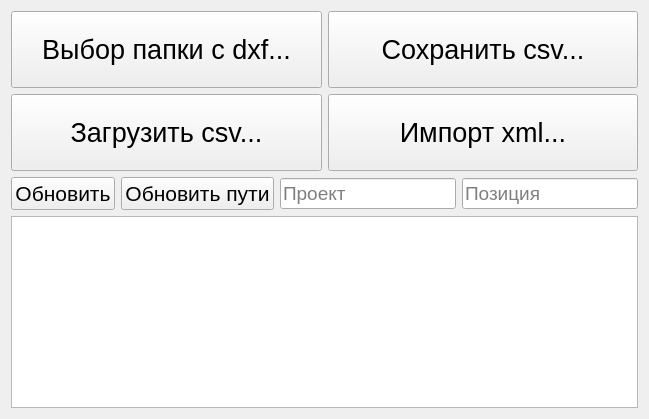
      <widget class="QWidget" name="tab">
       <attribute name="title">
        <string>CSV</string>
       </attribute>
       <layout class="QVBoxLayout" name="verticalLayout_2">
        <item>
         <layout class="QHBoxLayout" name="horizontalLayout">
          <item>
           <widget class="QPushButton" name="pushButton">
            <property name="minimumSize">
             <size>
              <width>222</width>
              <height>77</height>
             </size>
            </property>
            <property name="font">
             <font>
              <pointsize>20</pointsize>
             </font>
            </property>
            <property name="text">
             <string>Выбор папки с dxf...</string>
            </property>
           </widget>
          </item>
          <item>
           <widget class="QPushButton" name="pushButton_2">
            <property name="minimumSize">
             <size>
              <width>222</width>
              <height>77</height>
             </size>
            </property>
            <property name="font">
             <font>
              <pointsize>20</pointsize>
             </font>
            </property>
            <property name="text">
             <string>Сохранить csv...</string>
            </property>
           </widget>
          </item>
         </layout>
        </item>
        <item>
         <layout class="QHBoxLayout" name="horizontalLayout_2">
          <item>
           <widget class="QPushButton" name="pushButton_3">
            <property name="minimumSize">
             <size>
              <width>222</width>
              <height>77</height>
             </size>
            </property>
            <property name="font">
             <font>
              <pointsize>20</pointsize>
             </font>
            </property>
            <property name="text">
             <string>Загрузить csv...</string>
            </property>
           </widget>
          </item>
          <item>
           <widget class="QPushButton" name="pushButton_xml">
            <property name="minimumSize">
             <size>
              <width>222</width>
              <height>77</height>
             </size>
            </property>
            <property name="font">
             <font>
              <pointsize>20</pointsize>
             </font>
            </property>
            <property name="text">
             <string>Импорт xml...</string>
            </property>
           </widget>
          </item>
         </layout>
        </item>
        <item>
         <layout class="QHBoxLayout" name="horizontalLayout_3">
          <item>
           <widget class="QPushButton" name="pushButton_reload">
            <property name="minimumSize">
             <size>
              <width>22</width>
              <height>33</height>
             </size>
            </property>
            <property name="font">
             <font>
              <family>Arial</family>
              <pointsize>16</pointsize>
             </font>
            </property>
            <property name="text">
             <string>Обновить</string>
            </property>
           </widget>
          </item>
          <item>
           <widget class="QPushButton" name="pushButton_obn_puti">
            <property name="minimumSize">
             <size>
              <width>22</width>
              <height>33</height>
             </size>
            </property>
            <property name="font">
             <font>
              <family>Arial</family>
              <pointsize>16</pointsize>
             </font>
            </property>
            <property name="text">
             <string>Обновить пути</string>
            </property>
           </widget>
          </item>
          <item>
           <widget class="QLineEdit" name="lineEdit">
            <property name="maximumSize">
             <size>
              <width>16777215</width>
              <height>16777215</height>
             </size>
            </property>
            <property name="font">
             <font>
              <pointsize>14</pointsize>
             </font>
            </property>
            <property name="inputMask">
             <string/>
            </property>
            <property name="placeholderText">
             <string>Проект</string>
            </property>
           </widget>
          </item>
          <item>
           <widget class="QLineEdit" name="lineEdit_2">
            <property name="maximumSize">
             <size>
              <width>371</width>
              <height>31</height>
             </size>
            </property>
            <property name="font">
             <font>
              <pointsize>14</pointsize>
             </font>
            </property>
            <property name="inputMask">
             <string/>
            </property>
            <property name="placeholderText">
             <string>Позиция</string>
            </property>
           </widget>
          </item>
         </layout>
        </item>
        <item>
         <widget class="QTableWidget" name="tableWidget">
          <property name="font">
           <font>
            <pointsize>12</pointsize>
           </font>
          </property>
         </widget>
        </item>
       </layout>
      </widget>
